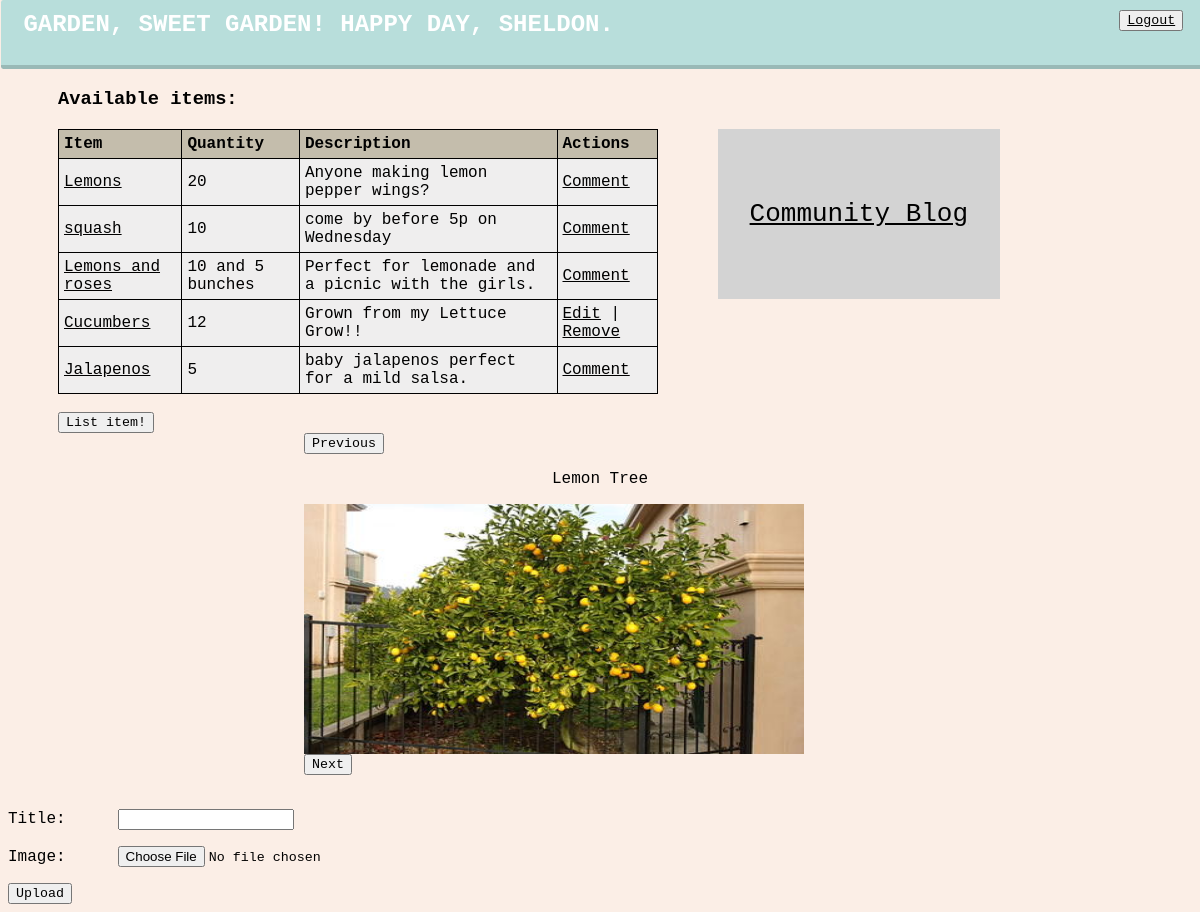
Screenshot of /dashboard (signed in) with the database file from the repository.
### garden_row/models.py (models this page shows, shortened)
class User(models.Model):
    first_name = models.CharField(max_length=255)
    last_name = models.CharField(max_length=255)
    email = models.EmailField(unique=True)
    password = models.CharField(max_length=255)
    created_at = models.DateTimeField(auto_now_add=True)
    updated_at = models.DateTimeField(auto_now=True)
    objects = UserManager()

class Item(models.Model):
    item_name = models.CharField(max_length=255)
    quantity = models.CharField(max_length=255)
    description = models.TextField(max_length=255)
    created_at = models.DateTimeField(auto_now_add=True)
    updated_at = models.DateTimeField(auto_now=True)
    user = models.ForeignKey(User, on_delete=models.CASCADE)
    objects = ItemManager()

class Image(models.Model):
    title = models.CharField(max_length=200)
    image = models.ImageField(upload_to='images')
    objects = ImageManager()

### garden_row/views.py (the view)
# urls.py: path('dashboard', views.success),
def success(request):
    if not 'user_id' in request.session:
        return redirect('/')
    user = User.objects.get(id=request.session['user_id'])
    items = user.item_set.all()
    for item in items:
        item.item_name = item.item_name
        item.quantity = item.quantity
    context = {
        'user': user,
        'items': Item.objects.all(),
        'images': Image.objects.all(),
        'form': ImageForm()
    }
    return render(request, 'hello_dash.html', context)

### garden_row/forms.py
class ImageForm(forms.ModelForm):
    class Meta:
        model = Image
        fields = ('title', 'image')

### garden_row/templates/hello_dash.html (shortened to what this page needs)
<!DOCTYPE html>
<html lang="en">
<head>
  {% load static %}
  <link rel="stylesheet" type="text/css" href="{% static 'slick-1.8.1/slick/slick.css' %}" />
  <link rel="stylesheet" type="text/css" href="{% static 'slick-1.8.1/slick/slick-theme.css' %}" />
  <link rel="stylesheet" href="{% static 'style.css' %}">
</head>
<body>
  <div class="header">
    <h2> Garden, Sweet Garden! Happy day, {{ request.session.first_name }}.</h2>
    <div class="buttons">
      <button><a href="/logout">Logout</a></button>
    </div>
  </div>
  <h3 id="align">Available items:</h3>
  <div class="main">
    <table>
      <thead>
        <tr>
          <th>Item</th>
          <th>Quantity</th>
          <th>Description</th>
          <th>Actions</th>
        </tr>
      </thead>
      <tbody>
        {% for item in items %}
        <tr>
          <td><a href="/items/{{ item.id}}">{{ item.item_name}}</a></td>
          <td>{{ item.quantity }} </td>
          <td>{{ item.description }}</td>
          <td>
          {% if item.user.id == request.session.user_id %}
          <a href="/items/{{ item.id }}/edit">Edit</a> | <a href="/items/{{ item.id }}/remove">Remove</a>
          {% else %}
          <a href="/items/{{ item.id }}/comment">Comment</a></a>
          {% endif %}
          </td>
        </tr>
        {% endfor %}
      </tbody>
    </table>
    <br><button><a href="items/new" class="decor" class="buttons">List item!</a></button></br>
  </div>
  <div class="main">
    <button id="style"><a href="/blog">Community Blog</a></button>
  </div>
  <div class="carousel">
    {% for image in images %}
    <div>
      <p class="image-title">{{ image.title }}</p>
      <img width="500" height="250" src="{{ image.image.url }}" alt={{ image.title }} />
    </div>
    {% endfor %}
  </div>
  <form method="post" action="/upload" enctype="multipart/form-data">
    {{ form.as_p }}
    <button type="submit">Upload</button>
  </form>
</body>
</html>

### garden_row/static/style.css (style rules this page uses)
* { font-family: 'Anonymous Pro', monospace; }
body { background-color: #fbeee6; }
input, button, option, select { color: black; }
table { border-collapse: collapse; width: 600px; }
table, th, td { border: 1px solid black; text-align: left; padding: 5px; }
tr { background-color: #efeeee; }
th { background-color: #c4bdac; color: black; }
.main { border-width: 1px; border-color: black; display: inline-block; vertical-align: top; margin-left: 50px; }
label { width: 100px; display: inline-block; }
.decor { text-decoration: none; }
.header { padding: 0.7em 1.4em; margin: -8px -0.7em 0.3em -7px; border-radius: 0.15em; box-sizing: border-box; text-decoration: none; font-family: 'Roboto', sans-serif; text-transform: uppercase; font-weight: 400; color: #FFFFFF; background-color: #b8dedb; box-shadow: inset 0 -0.6em 0 -0.35em rgba(0, 0, 0, 0.17); position: relative; }
h2, .buttons .button { display: inline-block; vertical-align: top; }
.buttons { right: 20px; position: absolute; top: 10px; }
h2 { margin-top: 0; }
#style { background-color: lightgray; border: none; color: white; padding: 70px 32px; text-align: center; text-decoration: none; display: inline-block; font-size: 26px; }
.carousel { width: 50%; margin: 0 auto; }
.image-title { text-align: center; }
a { color: black; }
#align { margin-left: 50px; }

### rows the page displays
User: session.first_name "SHELDON"
Item: item_name "Lemons", quantity "20", description "Anyone making lemon pepper wings?"
Item: item_name "squash", quantity "10", description "come by before 5p on Wednesday"
Item: item_name "Lemons and roses", quantity "10 and 5 bunches", description "Perfect for lemonade and a picnic with the girls."
Item: item_name "Cucumbers", quantity "12", description "Grown from my Lettuce Grow!!"
Item: item_name "Jalapenos", quantity "5", description "baby jalapenos perfect for a mild salsa."
Image: title "Lemon Tree", image (picture)
